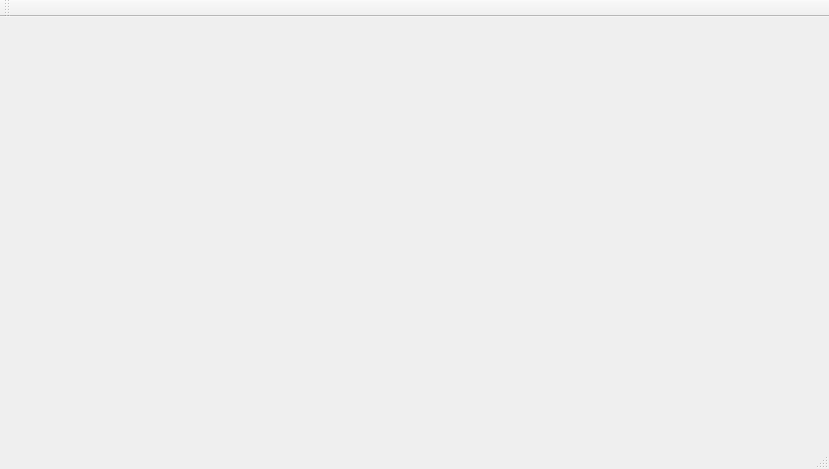
<?xml version="1.0" encoding="UTF-8"?>
<ui version="4.0">
 <class>QtRenderClass</class>
 <widget class="QMainWindow" name="QtRenderClass">
  <property name="geometry">
   <rect>
    <x>0</x>
    <y>0</y>
    <width>829</width>
    <height>469</height>
   </rect>
  </property>
  <property name="windowTitle">
   <string>QtRender</string>
  </property>
  <widget class="QWidget" name="centralWidget">
   <layout class="QVBoxLayout" name="verticalLayout_2">
    <item>
     <layout class="QVBoxLayout" name="renderLayout"/>
    </item>
   </layout>
  </widget>
  <widget class="QMenuBar" name="menuBar">
   <property name="geometry">
    <rect>
     <x>0</x>
     <y>0</y>
     <width>829</width>
     <height>21</height>
    </rect>
   </property>
  </widget>
  <widget class="QToolBar" name="mainToolBar">
   <attribute name="toolBarArea">
    <enum>TopToolBarArea</enum>
   </attribute>
   <attribute name="toolBarBreak">
    <bool>false</bool>
   </attribute>
  </widget>
  <widget class="QStatusBar" name="statusBar"/>
 </widget>
 <layoutdefault spacing="6" margin="11"/>
 <resources>
  <include location="qtrender.qrc"/>
 </resources>
 <connections/>
</ui>
